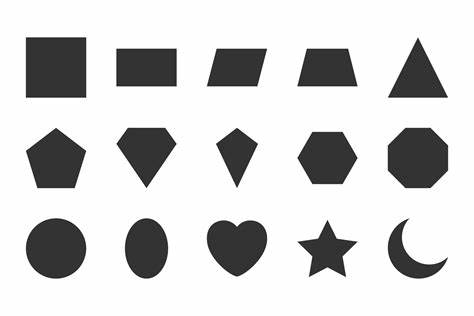
#> input picture opencv/resources/shapes.jpg, 474 x 316 px, found by its file name
$ python shape_detection_using_contours.py
#> lines starting #> are read from the running program, lines starting #| are printed output that depends on the picture; after the words box and inside, x2 and y2 are one past the last pixel; in counts of white or black regions, pixels touching at a corner belong together
### opencv/murtaza_workshop/utilities.py
def stackImages(scale,imgArray):
    import numpy as np
    import cv2
    rows = len(imgArray)
    cols = len(imgArray[0])
    rowsAvailable = isinstance(imgArray[0], list)
    width = imgArray[0][0].shape[1]
    height = imgArray[0][0].shape[0]
    if rowsAvailable:
        for x in range ( 0, rows):
            for y in range(0, cols):
                if imgArray[x][y].shape[:2] == imgArray[0][0].shape [:2]:
                    imgArray[x][y] = cv2.resize(imgArray[x][y], (0, 0), None, scale, scale)
                else:
                    imgArray[x][y] = cv2.resize(imgArray[x][y], (imgArray[0][0].shape[1], imgArray[0][0].shape[0]), None, scale,scale)
                if len(imgArray[x][y].shape) == 2: imgArray[x][y] = cv2.cvtColor(imgArray[x][y], cv2.COLOR_GRAY2BGR)
        imageBlank = np.zeros((height, width, 3), np.uint8)
        hor = [imageBlank]*rows
        hor_con = [imageBlank]*rows
        for x in range(0, rows):
            hor[x] = np.hstack(imgArray[x])
        ver = np.vstack(hor)
    else:
        for x in range(0, rows):
            if imgArray[x].shape[:2] == imgArray[0].shape[:2]:
                imgArray[x] = cv2.resize(imgArray[x], (0, 0), None, scale, scale)
            else:
                imgArray[x] = cv2.resize(imgArray[x], (imgArray[0].shape[1], imgArray[0].shape[0]), None, scale, scale)
            if len(imgArray[x].shape) == 2: imgArray[x] = cv2.cvtColor(imgArray[x], cv2.COLOR_GRAY2BGR)
        hor = np.hstack(imgArray)
        ver = hor
    return ver

### opencv/murtaza_workshop/shape_detection_using_contours.py
from utilities import stackImages
import cv2 as cv


img = cv.imread('resources/shapes.jpg')
#> img is the input picture: shape (316, 474, 3); min 1, max 255, mean 208.9
contoursImage = img.copy()
grayImage = cv.cvtColor(img,cv.COLOR_BGR2GRAY)
_,thresh = cv.threshold(grayImage,220,255,cv.THRESH_BINARY)
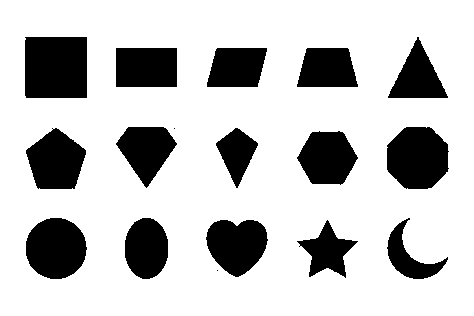
#> thresh: shape (316, 474); 77.2% white; 17 black regions (2 under 20 px)

contours,hierarchy = cv.findContours(thresh,cv.RETR_TREE,cv.CHAIN_APPROX_SIMPLE)
#> contours = 20 contours, 4 with area under 20; largest, box (x1, y1, x2, y2) and area: (0, 0, 474, 316) 148995, (24, 36, 88, 99) 3900, (386, 126, 450, 190) 3209, (25, 217, 88, 280) 3015, (25, 127, 87, 190) 2684
print(len(contours))
#| 20
for cnt in contours:
    area = cv.contourArea(cnt)
    cv.drawContours(contoursImage,cnt,-1,(0,255,0),3)
    peri = cv.arcLength(cnt,True)
    approx = cv.approxPolyDP(cnt,0.02*peri,True)
    x,y,w,h = cv.boundingRect(approx)
    cv.rectangle(contoursImage,(x,y),(x+w,y+h),(255,0,0),3)
#> this loop made 20 passes
#> (area, peri, x, y, w, h) on passes 4, 5, 6, 7, 8, 9, 12, 14, 15: (1641, 222.8, 296, 219, 63, 60), (2674, 203.6, 206, 219, 61, 59), (1380.5, 228.2, 388, 217, 61, 61), (2179.5, 177.4, 124, 217, 45, 63), (3015, 204.7, 25, 217, 62, 63), (2486, 195, 296, 131, 62, 54), (2684, 206.7, 25, 127, 62, 63), (3209, 213.1, 386, 126, 63, 64), (2275, 196.5, 115, 126, 63, 63)
#> (area, peri, approx, x, y, w, h) on passes 1, 10, 16, 17, 18, 19: (148995, 1576, [[0, 0], [0, 315], [473, 315], [473, 0]], 0, 0, 474, 316), (1392, 164.7, [[235, 127], [258, 143], [237, 188], [215, 145]], 215, 127, 44, 62), (2100, 189.9, [[305, 49], [347, 47], [358, 86], [297, 87]], 297, 47, 62, 41), (2085.5, 188.5, [[215, 49], [266, 47], [258, 86], [207, 87]], 207, 47, 60, 41), (2478, 201.7, [[115, 48], [176, 47], [177, 86], [116, 87]], 115, 47, 63, 41), (1973, 209.7, [[417, 36], [447, 98], [387, 97]], 387, 36, 61, 63)
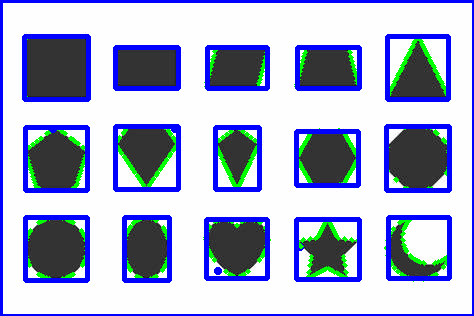
#> contoursImage: shape (316, 474, 3); 17.46% of pixels changed, all inside (x1, y1, x2, y2) = (0, 0, 474, 316)
stackedImages = stackImages(0.5,([img,grayImage],[thresh,contoursImage]))
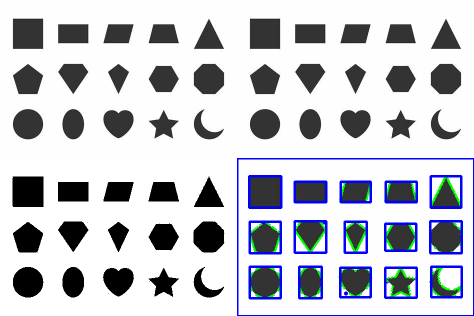
#> stackedImages: shape (316, 474, 3); mean B, G, R 205.1, 198, 195.9
cv.imshow('Stacked Images',stackedImages)
cv.waitKey(0)
cv.destroyAllWindows()
